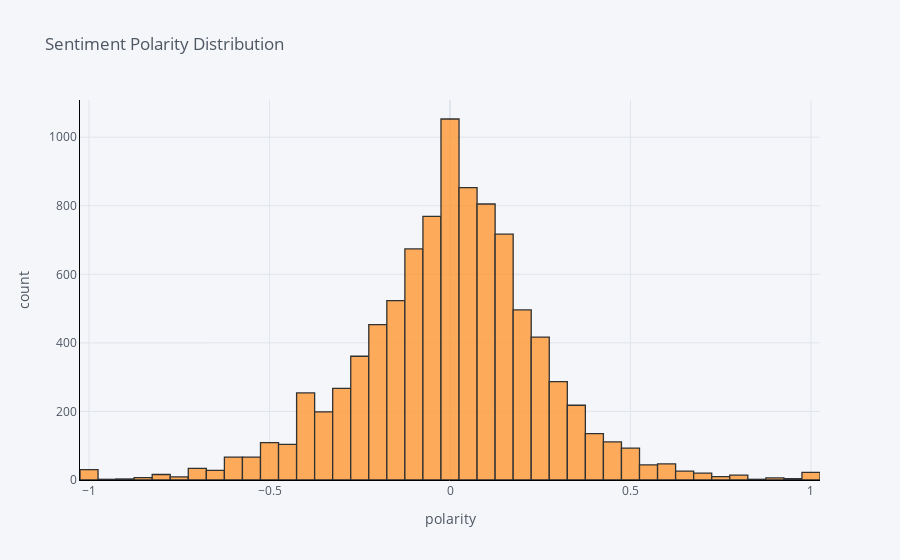

The code cell stored with this chart in its notebook:
### Markdown cell above
Distribution of Polarity Score

### Code cell
#The distribution of review sentiment polarity score

df_user_rev['polarity'].iplot(
    kind='hist',
    bins=50,
    xTitle='polarity',
    linecolor='black',
    yTitle='count',
    title='Sentiment Polarity Distribution')

### Figure 1 — Plotly figure (JSON) as saved in the notebook; plotly's stock layout.template omitted (floating-point values rounded to 4 significant figures; data arrays with more than 128 entries replaced by an {"elided": "..."} marker saying what was removed)
{"data": [{"histfunc": "count", "histnorm": "", "marker": {"color": "rgba(255, 153, 51, 1.0)", "line": {"color": "#000000", "width": 1.3}}, "name": "polarity", "nbinsx": 50, "opacity": 0.8, "orientation": "v", "type": "histogram", "x": {"elided": "9356 float values"}}], "layout": {"barmode": "overlay", "legend": {"bgcolor": "#F5F6F9", "font": {"color": "#4D5663"}}, "paper_bgcolor": "#F5F6F9", "plot_bgcolor": "#F5F6F9", "title": {"font": {"color": "#4D5663"}, "text": "Sentiment Polarity Distribution"}, "xaxis": {"gridcolor": "#E1E5ED", "linecolor": "black", "showgrid": true, "tickfont": {"color": "#4D5663"}, "title": {"font": {"color": "#4D5663"}, "text": "polarity"}, "zerolinecolor": "#E1E5ED"}, "yaxis": {"gridcolor": "#E1E5ED", "linecolor": "black", "showgrid": true, "tickfont": {"color": "#4D5663"}, "title": {"font": {"color": "#4D5663"}, "text": "count"}, "zerolinecolor": "#E1E5ED"}}}
